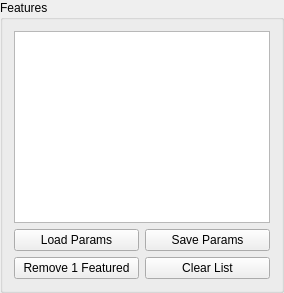
         <widget class="QGroupBox" name="groupBox_Features">
          <property name="minimumSize">
           <size>
            <width>250</width>
            <height>0</height>
           </size>
          </property>
          <property name="title">
           <string>Features</string>
          </property>
          <layout class="QGridLayout" name="gridLayout_44">
           <item row="0" column="0" colspan="2">
            <widget class="QListWidget" name="listWidget_Features"/>
           </item>
           <item row="1" column="0">
            <widget class="QPushButton" name="pushButton_LoadFeatureListFromFile">
             <property name="text">
              <string>Load Params</string>
             </property>
            </widget>
           </item>
           <item row="1" column="1">
            <widget class="QPushButton" name="pushButton_SaveFeatureListToFile">
             <property name="text">
              <string>Save Params</string>
             </property>
            </widget>
           </item>
           <item row="2" column="0">
            <widget class="QPushButton" name="pushButton_RemoveCurrentFeature">
             <property name="text">
              <string>Remove 1 Featured</string>
             </property>
            </widget>
           </item>
           <item row="2" column="1">
            <widget class="QPushButton" name="pushButton_RemoveAllFeatures">
             <property name="text">
              <string>Clear List</string>
             </property>
            </widget>
           </item>
          </layout>
         </widget>
